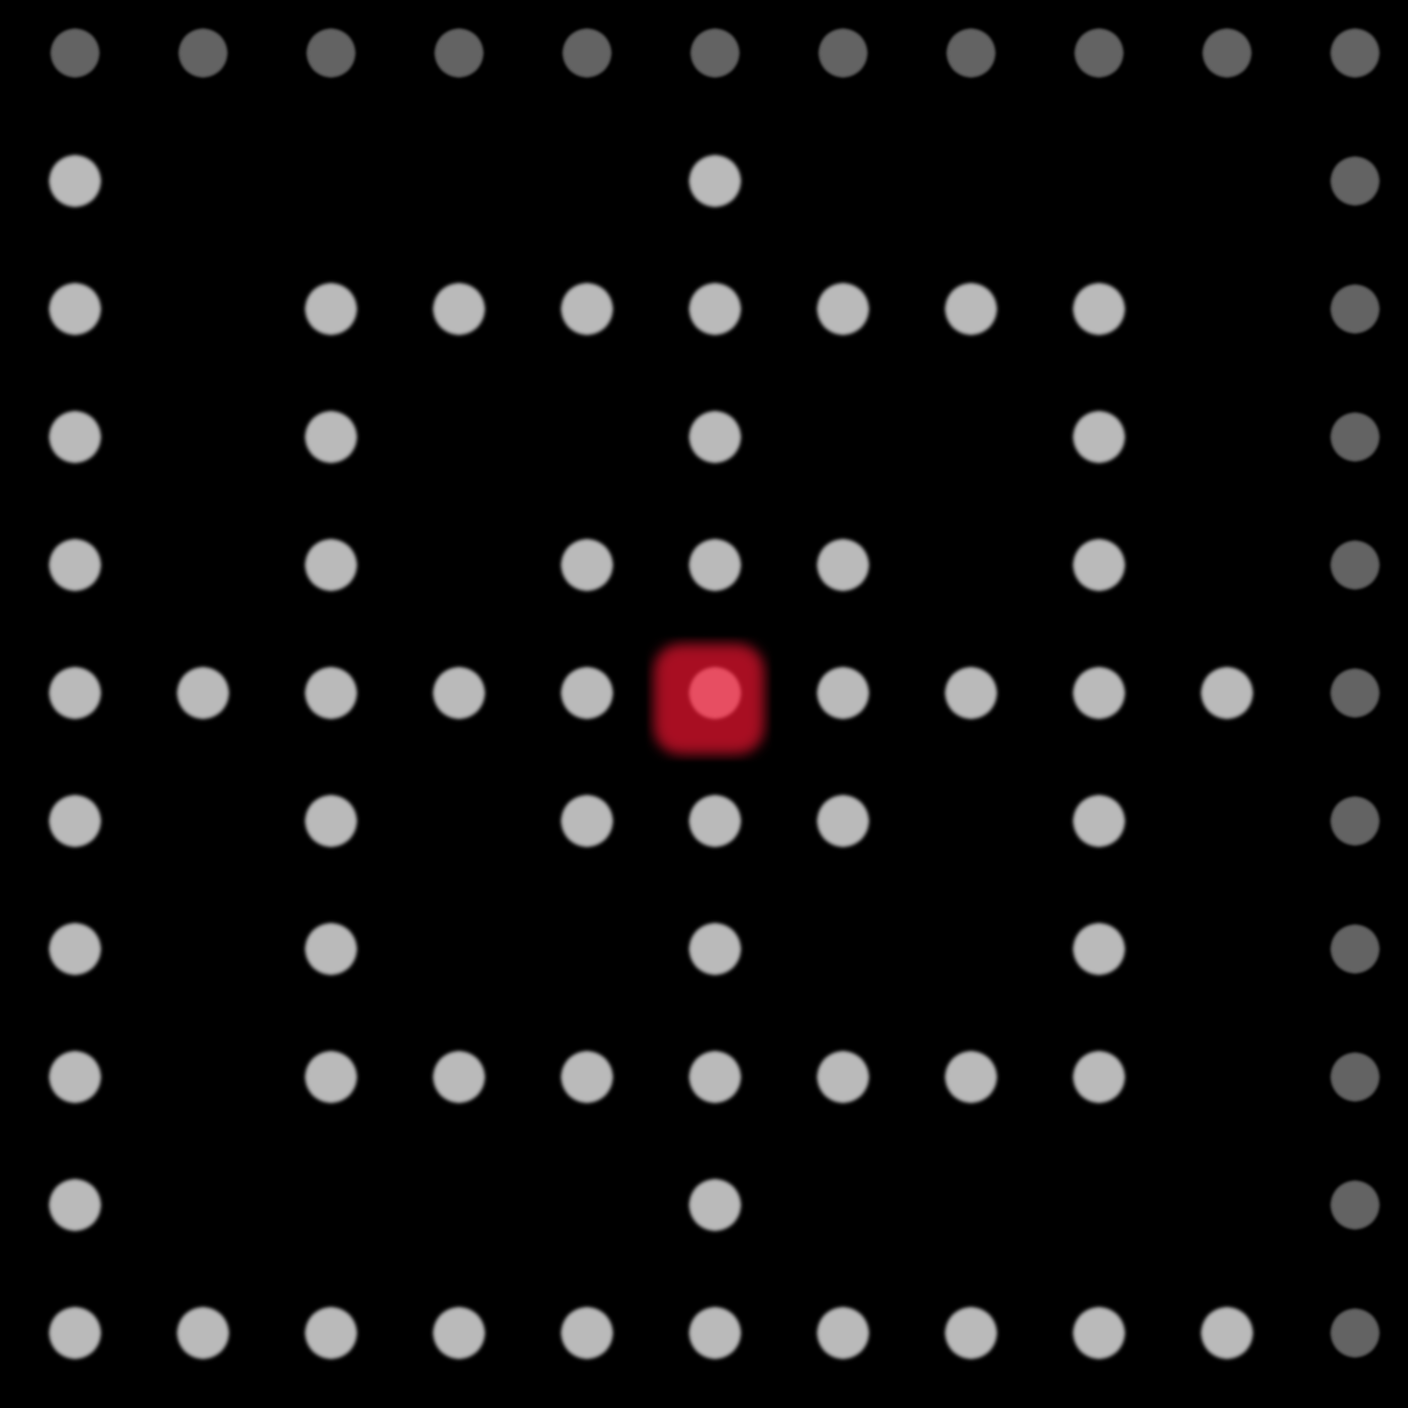

This is a level from a 2D game, rendered from its Tiled map with the project's own tilesets. A one-line summary and the complete map file follow:
An orthogonal 11x11 tile map with 128x128 px tiles, 2 tile layers (Map, Border), 3 tilesets.

<map version="1.0" orientation="orthogonal" width="11" height="11" tilewidth="128" tileheight="128">
 <tileset firstgid="1" source="Teleports.tsx" />
 <tileset firstgid="7" source="Tiles.tsx" />
 <tileset firstgid="31" source="Border.tsx" />
 <layer name="Map" width="11" height="11">
  <data>
   <tile gid="22" />
   <tile gid="18" />
   <tile gid="18" />
   <tile gid="16" />
   <tile gid="18" />
   <tile gid="23" />
   <tile gid="18" />
   <tile gid="18" />
   <tile gid="18" />
   <tile gid="18" />
   <tile gid="21" />
   <tile gid="17" />
   <tile gid="0" />
   <tile gid="0" />
   <tile gid="0" />
   <tile gid="0" />
   <tile gid="15" />
   <tile gid="0" />
   <tile gid="0" />
   <tile gid="0" />
   <tile gid="0" />
   <tile gid="15" />
   <tile gid="15" />
   <tile gid="0" />
   <tile gid="22" />
   <tile gid="18" />
   <tile gid="16" />
   <tile gid="10" />
   <tile gid="16" />
   <tile gid="18" />
   <tile gid="21" />
   <tile gid="0" />
   <tile gid="17" />
   <tile gid="17" />
   <tile gid="0" />
   <tile gid="15" />
   <tile gid="0" />
   <tile gid="0" />
   <tile gid="17" />
   <tile gid="0" />
   <tile gid="0" />
   <tile gid="15" />
   <tile gid="0" />
   <tile gid="17" />
   <tile gid="15" />
   <tile gid="0" />
   <tile gid="15" />
   <tile gid="0" />
   <tile gid="22" />
   <tile gid="10" />
   <tile gid="21" />
   <tile gid="0" />
   <tile gid="17" />
   <tile gid="0" />
   <tile gid="15" />
   <tile gid="24" />
   <tile gid="18" />
   <tile gid="10" />
   <tile gid="18" />
   <tile gid="10" />
   <tile gid="12" />
   <tile gid="10" />
   <tile gid="18" />
   <tile gid="10" />
   <tile gid="18" />
   <tile gid="26" />
   <tile gid="17" />
   <tile gid="0" />
   <tile gid="17" />
   <tile gid="0" />
   <tile gid="19" />
   <tile gid="10" />
   <tile gid="20" />
   <tile gid="0" />
   <tile gid="15" />
   <tile gid="0" />
   <tile gid="17" />
   <tile gid="15" />
   <tile gid="0" />
   <tile gid="15" />
   <tile gid="0" />
   <tile gid="0" />
   <tile gid="17" />
   <tile gid="0" />
   <tile gid="0" />
   <tile gid="15" />
   <tile gid="0" />
   <tile gid="15" />
   <tile gid="15" />
   <tile gid="0" />
   <tile gid="19" />
   <tile gid="18" />
   <tile gid="16" />
   <tile gid="10" />
   <tile gid="18" />
   <tile gid="16" />
   <tile gid="20" />
   <tile gid="0" />
   <tile gid="15" />
   <tile gid="17" />
   <tile gid="0" />
   <tile gid="0" />
   <tile gid="0" />
   <tile gid="0" />
   <tile gid="17" />
   <tile gid="0" />
   <tile gid="0" />
   <tile gid="0" />
   <tile gid="0" />
   <tile gid="15" />
   <tile gid="19" />
   <tile gid="18" />
   <tile gid="16" />
   <tile gid="18" />
   <tile gid="16" />
   <tile gid="25" />
   <tile gid="16" />
   <tile gid="18" />
   <tile gid="18" />
   <tile gid="16" />
   <tile gid="20" />
  </data>
 </layer>
 <layer name="Border" width="11" height="11">
  <data>
   <tile gid="0" />
   <tile gid="0" />
   <tile gid="0" />
   <tile gid="0" />
   <tile gid="0" />
   <tile gid="0" />
   <tile gid="0" />
   <tile gid="0" />
   <tile gid="0" />
   <tile gid="0" />
   <tile gid="0" />
   <tile gid="0" />
   <tile gid="0" />
   <tile gid="0" />
   <tile gid="0" />
   <tile gid="0" />
   <tile gid="0" />
   <tile gid="0" />
   <tile gid="0" />
   <tile gid="0" />
   <tile gid="0" />
   <tile gid="0" />
   <tile gid="0" />
   <tile gid="0" />
   <tile gid="0" />
   <tile gid="0" />
   <tile gid="0" />
   <tile gid="0" />
   <tile gid="0" />
   <tile gid="0" />
   <tile gid="0" />
   <tile gid="0" />
   <tile gid="0" />
   <tile gid="0" />
   <tile gid="0" />
   <tile gid="0" />
   <tile gid="0" />
   <tile gid="0" />
   <tile gid="0" />
   <tile gid="0" />
   <tile gid="0" />
   <tile gid="0" />
   <tile gid="0" />
   <tile gid="0" />
   <tile gid="0" />
   <tile gid="0" />
   <tile gid="0" />
   <tile gid="0" />
   <tile gid="0" />
   <tile gid="0" />
   <tile gid="0" />
   <tile gid="0" />
   <tile gid="0" />
   <tile gid="0" />
   <tile gid="0" />
   <tile gid="0" />
   <tile gid="0" />
   <tile gid="0" />
   <tile gid="0" />
   <tile gid="0" />
   <tile gid="31" />
   <tile gid="0" />
   <tile gid="0" />
   <tile gid="0" />
   <tile gid="0" />
   <tile gid="0" />
   <tile gid="0" />
   <tile gid="0" />
   <tile gid="0" />
   <tile gid="0" />
   <tile gid="0" />
   <tile gid="0" />
   <tile gid="0" />
   <tile gid="0" />
   <tile gid="0" />
   <tile gid="0" />
   <tile gid="0" />
   <tile gid="0" />
   <tile gid="0" />
   <tile gid="0" />
   <tile gid="0" />
   <tile gid="0" />
   <tile gid="0" />
   <tile gid="0" />
   <tile gid="0" />
   <tile gid="0" />
   <tile gid="0" />
   <tile gid="0" />
   <tile gid="0" />
   <tile gid="0" />
   <tile gid="0" />
   <tile gid="0" />
   <tile gid="0" />
   <tile gid="0" />
   <tile gid="0" />
   <tile gid="0" />
   <tile gid="0" />
   <tile gid="0" />
   <tile gid="0" />
   <tile gid="0" />
   <tile gid="0" />
   <tile gid="0" />
   <tile gid="0" />
   <tile gid="0" />
   <tile gid="0" />
   <tile gid="0" />
   <tile gid="0" />
   <tile gid="0" />
   <tile gid="0" />
   <tile gid="0" />
   <tile gid="0" />
   <tile gid="0" />
   <tile gid="0" />
   <tile gid="0" />
   <tile gid="0" />
   <tile gid="0" />
   <tile gid="0" />
   <tile gid="0" />
   <tile gid="0" />
   <tile gid="0" />
   <tile gid="0" />
  </data>
 </layer>
</map>